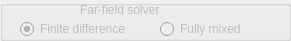
           <widget class="QGroupBox" name="groupBox_farfield">
            <property name="enabled">
             <bool>false</bool>
            </property>
            <property name="geometry">
             <rect>
              <x>330</x>
              <y>260</y>
              <width>291</width>
              <height>41</height>
             </rect>
            </property>
            <property name="title">
             <string/>
            </property>
            <widget class="QLabel" name="alabel_ff">
             <property name="geometry">
              <rect>
               <x>80</x>
               <y>0</y>
               <width>81</width>
               <height>20</height>
              </rect>
             </property>
             <property name="text">
              <string>Far-field solver</string>
             </property>
            </widget>
            <widget class="QRadioButton" name="rbut_FD_SOLVER_0">
             <property name="geometry">
              <rect>
               <x>160</x>
               <y>20</y>
               <width>82</width>
               <height>18</height>
              </rect>
             </property>
             <property name="text">
              <string>Fully mixed</string>
             </property>
             <property name="checked">
              <bool>false</bool>
             </property>
             <attribute name="buttonGroup">
              <string>buttonGroup_farfield</string>
             </attribute>
            </widget>
            <widget class="QRadioButton" name="rbut_FD_SOLVER_1">
             <property name="geometry">
              <rect>
               <x>20</x>
               <y>20</y>
               <width>111</width>
               <height>18</height>
              </rect>
             </property>
             <property name="text">
              <string>Finite difference</string>
             </property>
             <property name="checked">
              <bool>true</bool>
             </property>
             <attribute name="buttonGroup">
              <string>buttonGroup_farfield</string>
             </attribute>
            </widget>
           </widget>
